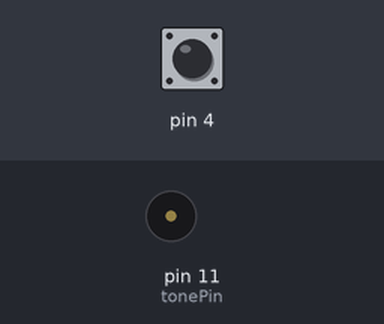
Bench run of a sketch on a simulated Arduino Uno, built with avr-gcc and run on an emulated ATmega328P. Shown: buzzer (waves = sounding). The inputs (shaded band) are chosen by the test bench; at power-on: pin 4 HIGH.

Above: at 1.2 s.
1.3 s: pin 4 pulled LOW for 0.15 s
At 2.6 s:
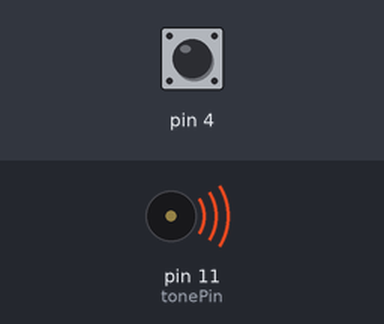
Timing chart, 0 to 14.0 s (numbered marks = the images above; inputs shaded):
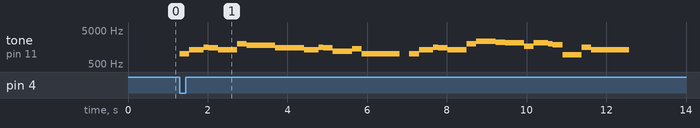

Measured:
- after the input at 1.3 s, tone on pin 11 (tonePin): plays 988 Hz for 0.24 s, 1319 Hz for 0.36 s, 1568 Hz for 0.12 s, 1480 Hz for 0.24 s, 1319 Hz for 0.48 s, 1976 Hz for 0.24 s … (30 notes in this stretch), starting at once

The sketch:

mspiano.ino
```cpp
const int tonePin = 11;

#define OCTAVE_OFFSET 0


byte x;


unsigned short int notes[] = {
  0,
  262, 277, 294, 311, 330, 349, 370, 392, 415, 440, 466, 494,
  523, 554, 587, 622, 659, 698, 740, 784, 831, 880, 932, 988,
  1047, 1109, 1175, 1245, 1319, 1397, 1480, 1568, 1661, 1760, 1865, 1976,
  2093, 2217, 2349, 2489, 2637, 2794, 2960, 3136, 3322, 3520, 3729, 3951, 0
};

char *song3 = "nokia:d=4,o=5,b=100:16g#7,16f#7,8a#6,8a#6,16e#7,16d#7,8f#6,8g#6,16d#7,16c#7,8e#6,8g#6,8c#7";

char *song6 = "The Simpsons:d=4,o=5,b=160:c.6,e6,f#6,8a6,g.6,e6,c6,8a,8f#,8f#,8f#,2g,8p,8p,8f#,8f#,8f#,8g,a#.,8c6,8c6,8c6,c6";
char *song9 = "Tetris:d=4,o=5,b=160:e6,8b,8c6,8d6,16e6,16d6,8c6,8b,a,8a,8c6,e6,8d6,8c6,b.,8c6,d6,e6,c6,a,2a,8p,d6,8f6,a6,8g6,8f6,e.6,8c6,e6,8d6,8c6,b,8b,8c6,d6,e6,c6,a,2a";
char *song10 = "WeAreThe:d=16,o=5,b=100:2d6,8c#6,8d6,4c#6,4a,8f#,4b,2f#,8a,2d6,8e6,8f#6,4a6,4f#6,b,2b,4b,4a,8b,4a,4g,4g6,4f#6,8g6,4f#6,4e6,4f#6,4d6,8g6,4f#6,4d6,8g6,4f6,4d6,8g6,4f6,2d6,8c6,8a";


char *song2 = "Looney:d=4,o=5,b=140:32p,c6,8f6,8e6,8d6,8c6,a.,8c6,8f6,8e6,8d6,8d#6,e.6,8e6,8e6,8c6,8d6,8c6,8e6,8c6,8d6,8a,8c6,8g,8a#,8a,8f";

char *song8 = "SonicThe:d=4,o=5,b=125:16c7,32p,8a6,32p,16c7,32p,8b6,32p,16c7,32p,8b6,32p,g6,p,16a6,32p,16e7,32p,8d7,32p,16c7,32p,8b6,32p,16c7,32p,8b6,32p,g6,p,16c7,32p,8a6,32p,16c7,32p,8b6,32p,16c7,32p,8b6,32p,g6,p,16a6,32p,8f6,32p";
char *song4 = "StarWars:d=4,o=5,b=45:32p,32f#,32f#,32f#,8b.,8f#.6,32e6,32d#6,32c#6,8b.6,16f#.6,32e6,32d#6,32c#6,8b.6,16f#.6,32e6,32d#6,32e6,8c#.6,32f#,32f#,32f#,8b.,8f#.6,32e6,32d#6,32c#6,8b.6,16f#.6,32e6,32d#6,32c#6,8b.6,16f#.6,32e6,32d#6,32e6,8c#6";
char *song1 = "A-Team:d=8,o=6,b=125:b5,e.,16g,f#,4e,b,4a.,4f#.,e.,16g,f#,4d,f,2b5,p,b5,e.,16g,f#,4e,b,4d7,c#7,4c7,g#,c.7,16b,a#,4a#5,g,2e";

char *song5 = "Californ:d=4,o=5,b=90:8a,8e6,8b6,c7,8e6,16d6,8c6,8f,8c6,8g6,a6,8d6,c6,8a,8e6,8b6,c7,8b6,c7,8e6,16d6,16e6,8c6,8f,8c6,8g6,a6,8e6,d6,8c6,8g6,8c7,8g6,8g,8d6,8g6,8d6,8f,8c6,8f6,8c6,a6,d6,8a,8e6,8b6,c7,8a6,16d6,16e6,8c6";
char *song7 = "Smurfs:d=32,o=5,b=200:4c#6,16p,4f#6,p,16c#6,p,8d#6,p,8b,p,4g#,16p,4c#6,p,16a#,p,8f#,p,8a#,p,4g#,4p,g#,p,a#,p,b,p,c6,p,4c#6,16p,4f#6,p,16c#6,p,8d#6,p,8b,p,4g#,16p,4c#6,p,16a#,p,8b,p,8f,p,4f#";
char *song11 = "MissionImp:d=16,o=6,b=95:32d,32d#,32d,32d#,32d,32d#,32d,32d#,32d,32d,32d#,32e,32f,32f#,32g,g,8p,g,8p,a#,p,c7,p,g,8p,g,8p,f,p,f#,p,g,8p,g,8p,a#,p,c7,p,g,8p,g,8p,f,p,f#,p,a#,g,2d,32p,a#,g,2c#,32p,a#,g,2c,a#5,8c,2p,32p";

void setup(void)
{
   pinMode(5, OUTPUT);
  pinMode(4, INPUT_PULLUP);
  pinMode(3, INPUT_PULLUP);

  for (int i=2; i<14; i++) {
    pinMode(i, INPUT_PULLUP);
  }
}

#define isdigit(n) (n >= '0' && n <= '9')

void play_rtttl(char *p)
{

  byte default_dur = 4;
  byte default_oct = 6;
  int bpm = 63;
  int num;
  long wholenote;
  long duration;
  byte note;
  byte scale;


  while(*p != ':') p++;
  p++;


  if(*p == 'd')
  {
    p++;
    p++;
    num = 0;
    while(isdigit(*p))
    {
      num = (num * 10) + (*p++ - '0');
    }
    if(num > 0) default_dur = num;
    p++;
  }

  if(*p == 'o')
  {
    p++;
    p++;
    num = *p++ - '0';
    if(num >= 3 && num <=7) default_oct = num;
    p++;
  }

  if(*p == 'b')
  {
    p++;
    p++;
    num = 0;
    while(isdigit(*p))
    {
      num = (num * 10) + (*p++ - '0');
    }
    bpm = num;
    p++;
  }

  wholenote = (60 * 1000L / bpm) * 4;

  while(*p)
  {

    num = 0;
    while(isdigit(*p))
    {
      num = (num * 10) + (*p++ - '0');
    }

    if(num) duration = wholenote / num;
    else duration = wholenote / default_dur;


    note = 0;

    switch(*p)
    {
    case 'c':
      note = 1;
      break;
    case 'd':
      note = 3;
      break;
    case 'e':
      note = 5;
      break;
    case 'f':
      note = 6;
      break;
    case 'g':
      note = 8;
      break;
    case 'a':
      note = 10;
      break;
    case 'b':
      note = 12;
      break;
    case 'p':
    default:
      note = 0;
    }
    p++;


    if(*p == '#')
    {
      note++;
      p++;
    }


    if(*p == '.')
    {
      duration += duration/2;
      p++;
    }


    if(isdigit(*p))
    {
      scale = *p - '0';
      p++;
    }
    else
    {
      scale = default_oct;
    }

    scale += OCTAVE_OFFSET;

    if(*p == ',')
      p++;


    if(note)
    {

      tone(tonePin, notes[(scale - 4) * 12 + note]);
      delay(duration);
      noTone(tonePin);
    }

    else
    {

      delay(duration);
    }
  }
}

void loop(void)
{


    if (!digitalRead(4)){
      x=x+1;
    }


      if (x==1){
        play_rtttl(song1);
        x++;
    }

      if (x==3){
        play_rtttl(song2);
        x++;
      }


      if (x==5){
        play_rtttl(song3);
         x++;
      }


      if (x==7){
        play_rtttl(song4);
        x++;
      }


      if (x==9){
        play_rtttl(song5);
        x++;
      }


      if (x==11){
        play_rtttl(song6);
        x++;
      }


      if (x==13){
        play_rtttl(song7);
        x++;
      }


      if (x==15){
        play_rtttl(song8);
         x++;
      }


      if (x==17){
        play_rtttl(song9);
        x++;
      }


      if (x==19){
        play_rtttl(song10);
        x++;
      }


      if (x==21){
        play_rtttl(song11);
          x=0;
      }


 /* else  if (!digitalRead(3)){

    if(!digitalRead(2)){

      for (int i=3; i<14; i++)   {
        while (!digitalRead(i))
        {
          tone (14, notespiano [i-3]);
          digitalWrite(5,HIGH);
        }

        noTone (14);
        digitalWrite(5,LOW);

       }
    }

    if(digitalRead(2), HIGH){

      for (int i=3; i<14; i++)   {
        while (!digitalRead(i))
        {
          tone (14, notespianosustenido [i-3]);
          digitalWrite(5,HIGH);
        }
        noTone (14);
        digitalWrite(5,LOW);
      }
    }
  }*/
}
```
